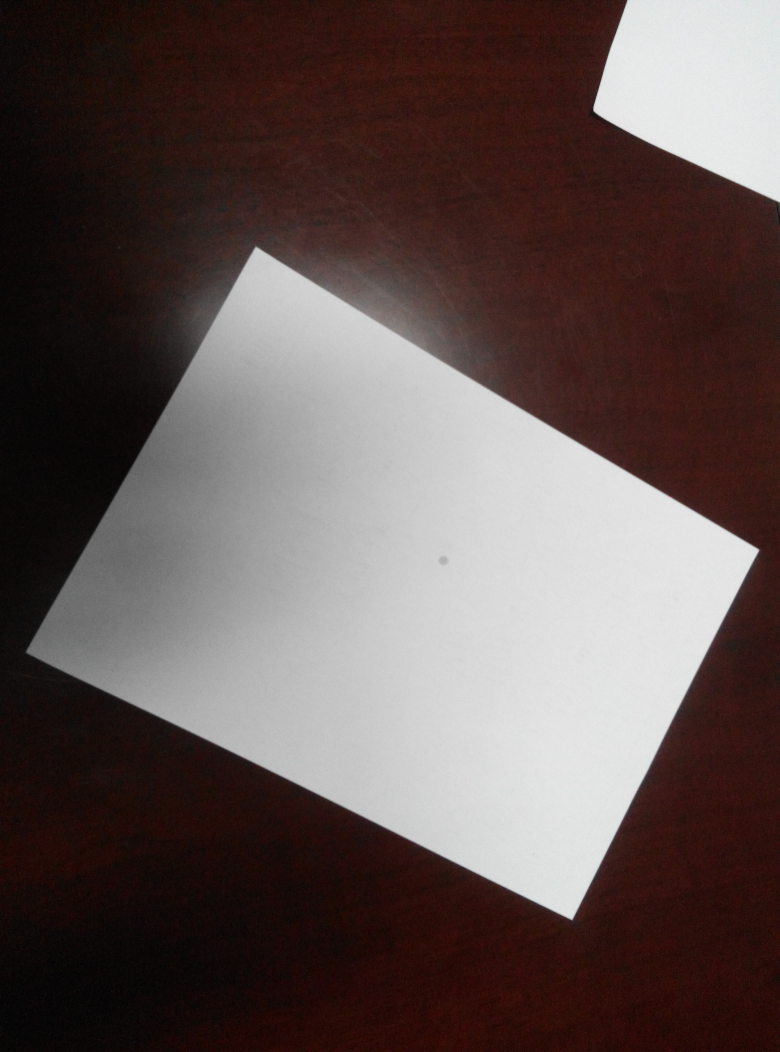
//> input picture ConsoleApplication1/ConsoleApplication1/4.jpg, 3120 x 4208 px (shown at 1/4 size)
$ ./skewCorrection 4.jpg   (built with g++ and OpenCV 4)
//> lines starting //> are read from the running program, lines starting //| are printed output that depends on the picture; after the words box and inside, x2 and y2 are one past the last pixel; in counts of white or black regions, pixels touching at a corner belong together
#include <iostream>
#include <cstdio>
#include <opencv2/imgproc/imgproc.hpp>
#include <opencv2/highgui/highgui.hpp>
#include <opencv2/opencv.hpp>
#include <cmath>

using namespace cv;
using namespace std;

// Store line info
struct myLine {
    double m; // Slope of the line
    double c; // Intercept of the line
    bool vertical; // True if the line is parallel to y-axis
};

// [9 lines of commented-out code are left out]
bool lineCmp(const Vec2f& a, const Vec2f& b) {
    double threshold = 0.1;
    if ( abs(a[1] - b[1]) < threshold ) {
        return a[0] < b[0];
    }
    return a[1] < b[1];
}

// Point comparison function
bool pointCmp(const Point2f& a, const Point2f& b) {
    return a.x + a.y < b.x + b.y;
}

// Ref: http://docs.opencv.org/2.4/doc/tutorials/introduction/linux_gcc_cmake/linux_gcc_cmake.html#linux-gcc-usage
int main(int argc, char* argv[]) {
    if ( argc != 2 ) {
        cout << "Please specify the path of the photo you want to test!" << endl;
        return -1;
    }

    Mat srcImg, dstImg, srcGray, srcBlur, edge;
    srcImg = imread(argv[1]);
//> srcImg is the input picture: 4208 rows x 3120 cols, CV_8UC3; mean B, G, R 80.4, 82.5, 95.9
    if ( !srcImg.data ) {
        cout << "No image data" << endl;
        return -1;
    }

    // Ref: http://docs.opencv.org/2.4/modules/imgproc/doc/geometric_transformations.html#resize
    resize(srcImg, srcImg, Size(), 0.2, 0.2);
//> srcImg: 842 rows x 624 cols, CV_8UC3

    // Ref: http://docs.opencv.org/2.4/doc/tutorials/imgproc/imgtrans/canny_detector/canny_detector.html
    // Transfrom to gray scale.
    cvtColor(srcImg, srcGray, CV_BGR2GRAY);
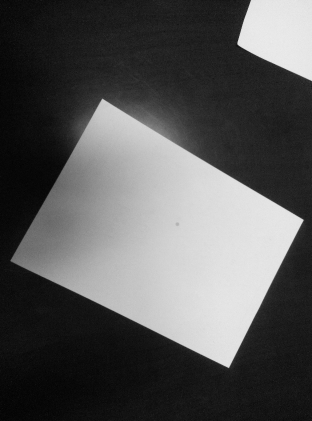
//> srcGray: 842 rows x 624 cols, CV_8UC1 (shown at 1/2 size); min 0, max 240, mean 86.2

    // Blur the image to erase some noise
    blur(srcGray, srcBlur, Size(3, 3));

    // Set threshold for Canny
    const int lowThreshold = 125;
    const int highThreshold = 500;
    const int kernel_size = 3;
    Canny(srcBlur, edge, lowThreshold, highThreshold, kernel_size);
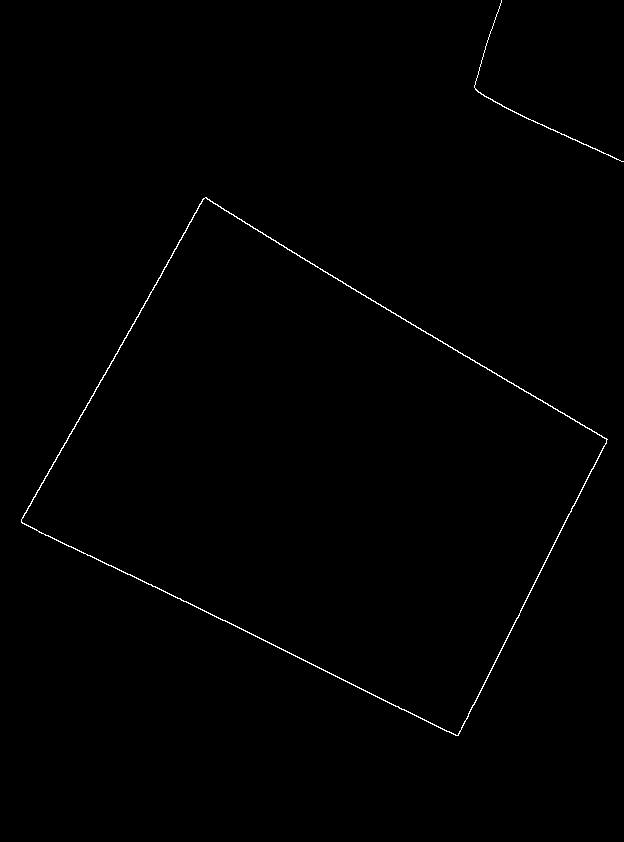
//> edge: 842 rows x 624 cols, CV_8UC1; 0.48% white in thin lines or dots, all inside (x1, y1, x2, y2) = (21, 0, 624, 736)

    // Ref: http://docs.opencv.org/2.4/doc/tutorials/imgproc/imgtrans/hough_lines/hough_lines.html
    // Set parameters for hough transform
    const float rho = 1;
    const float theta = CV_PI / 100;
    const int threshold = 97;
    vector<Vec2f> lines;
    vector<myLine> mls;

    HoughLines(edge, lines, rho, theta, threshold, 0, 0);
//> lines = 7 lines (rho, theta): [69, 2.1], [741, 0.47], [450, 2.04], [465, 2.01], [273, 0.5], [56, 2.14], [281, 0.53]
    // myHoughLines(edge, lines, rho, theta, threshold);

    // Sort lines based on theta
    sort(lines.begin(), lines.end(), lineCmp);
//> lines = 7 items: [273, 0.5], [281, 0.53], [741, 0.47], [69, 2.1], [450, 2.04], [465, 2.01], [56, 2.14]
    // Move lines with theta near 3.1 to the front
    int last = lines.size() - 1;
//> last = 6
    while ( lines[0][1] <= 0.1 && lines[last][1] >= 3.1 ) {
        vector<Vec2f>::iterator it = lines.begin() + 1;
        lines.insert(it, lines[last]);
        it = lines.end() - 1;
        lines.erase(it);
    }
//> this loop made 0 passes

    double rotationAngle = lines[0][1] * 180 / CV_PI;
//> rotationAngle = 28.8
    double rotationThreshold = 0.1;
    // Rotate 90 degree clockwise for horizontal papers, e.g. 2.jpg and 4.jpg
    if ( lines[0][1] > rotationThreshold ) {
        rotationAngle -= 90;
//> rotationAngle = -61.2
    }

    for ( size_t i = 0; i < lines.size(); i++ ) {
        float rho = lines[i][0], theta = lines[i][1];

        // Eliminate duplicates.
        const float deltaRho = 100;
        const float deltaTheta = 0.25;

        if ( i > 0 && abs(rho - lines[i - 1][0]) < deltaRho &&
            ( abs(CV_PI - (rho + lines[i - 1][0])) < deltaRho || abs(theta - lines[i - 1][1]) < deltaTheta ) ) {
            continue;
        }
        cout << "rho: " << rho << "  theta: " << theta << endl;

        // Produce two lines on the line
        Point pt1, pt2;
        double a = cos(theta), b = sin(theta);
        double x0 = a * rho, y0 = b * rho;
        pt1.x = cvRound(x0 + 1000 * (-b));
        pt1.y = cvRound(y0 + 1000 * (a));
        pt2.x = cvRound(x0 - 1000 * (-b));
        pt2.y = cvRound(y0 - 1000 * (a));
        // Draw red lines
        line(srcImg, pt1, pt2, Scalar(0, 0, 255), 3, CV_AA);

        struct myLine ml;
        // Deal with lines parallel to y-axis.
        if ( b == 0 ) {
            ml.vertical = 1;
            ml.c = rho;
            printf("Line equation: x = %lf\n", rho);
        } else {
            ml.vertical = 0;
            // m for slope and c for y-intercept
            double m = -a / b, c = rho / b;
            ml.m = m;
            ml.c = c;
            printf("Line equation: y = (%lfx) + (%lf)\n", m ,c);
        }

        mls.push_back(ml);
    }
//> this loop made 7 passes
//> (rho, theta, a, b, x0, y0, m, c) on passes 1, 3, 4, 5, 7: (273, 0.503, 0.876, 0.482, 239.2, 131.5, -1.82, 566.7), (741, 0.471, 0.891, 0.454, 660.2, 336.4, -1.96, 1632.2), (69, 2.1, -0.509, 0.861, -35.12, 59.39, 0.591, 80.16), (450, 2.04, -0.454, 0.891, -204.3, 401, 0.51, 505), (56, 2.14, -0.536, 0.844, -30.01, 47.28, 0.635, 66.32)
//> (printed output is left out)
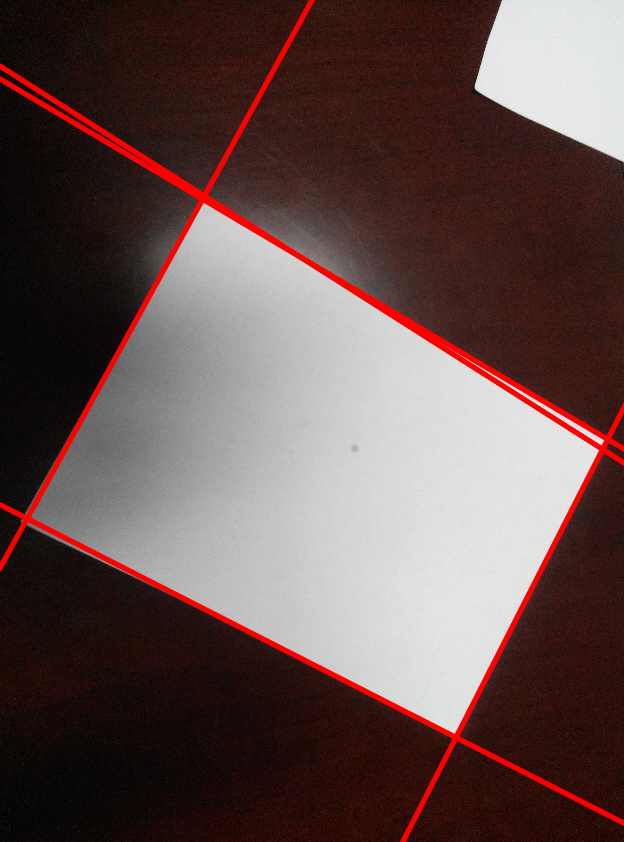
//> srcImg: 842 rows x 624 cols, CV_8UC3; mean B, G, R 77.3, 79.4, 100.5

    vector<Point2f> pts;
    // Calculate line-line intersection.
    // Ref: https://en.wikipedia.org/wiki/Line–line_intersection
    for ( int i = 0; i < 2; ++i ) {
        for ( int j = 2; j < 4; ++j ) {
            double a = mls[i].m, b = mls[j].m;
            double c = mls[i].c, d = mls[j].c;
            double x, y;
            // Slope = inf
            if ( mls[i].vertical == 1 ) {
                x = c;
                y = b * c + d;
            } else {
                x = (d - c) / (a - b);
                y = (a * d - b * c) / (a - b);
            }
            printf("Point: (%lf, %lf)\n", x, y);
            Point2f pt1;
            pt1.x = x;
            pt1.y = y;
            pts.push_back(pt1);
            // Draw blue points
            line(srcImg, pt1, pt1, Scalar(255, 0, 0), 12, CV_AA);
        }
    }
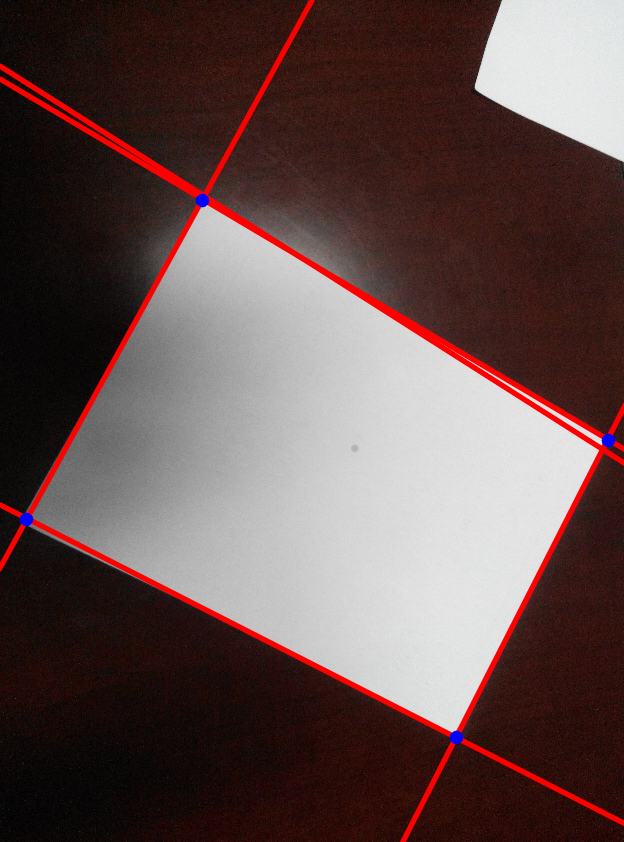
//> srcImg: 842 rows x 624 cols, CV_8UC3; 0.12% of pixels changed, all inside (x1, y1, x2, y2) = (19, 193, 616, 745)
//> after the loop, pts = 4 Points (x, y): [201.8, 199.5], [26.47, 518.5], [607.7, 439.6], [455.9, 737.4]

    // Calculate the center of the paper
    Point center;
    center.x = (pts[0].x + pts[1].x + pts[2].x + pts[3].x) / 4;
//> center = Point(322, 0)
    center.y = (pts[0].y + pts[1].y + pts[2].y + pts[3].y) / 4;
//> center = Point(322, 473)
    line(srcImg, center, center, Scalar(0, 255, 0), 12, CV_AA);
//> srcImg: 842 rows x 624 cols, CV_8UC3; 158 pixels changed, all inside (x1, y1, x2, y2) = (315, 466, 330, 481)

    Mat rotatedImg;
    Mat rotationMatrix;

    cout << "Rotation angle: " << rotationAngle << endl;
//| Rotation angle: -61.2

    // Ref: http://docs.opencv.org/2.4/doc/tutorials/imgproc/imgtrans/warp_affine/warp_affine.html
    rotationMatrix = getRotationMatrix2D(center, rotationAngle, 1);
//> rotationMatrix = [[0.482, -0.876, 581.4], [0.876, 0.482, -37.04]]
    warpAffine(srcImg, rotatedImg, rotationMatrix, rotatedImg.size() );
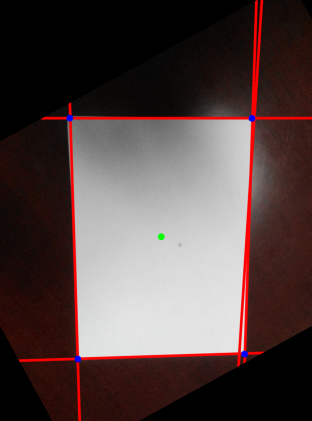
//> rotatedImg: 842 rows x 624 cols, CV_8UC3 (shown at 1/2 size); mean B, G, R 67, 68.2, 84.3
    // Map the points to the rotated image
    transform(pts, pts, rotationMatrix);
//> pts = 4 Points (x, y): [503.8, 236], [139.7, 236], [488.9, 707.2], [154.9, 717.7]

    if ( srcImg.rows < srcImg.cols ) {
        // Rotate 90 degree clockwise for horizontal papers and diminish their sizes
        const float scale = 0.7;
        rotationMatrix = getRotationMatrix2D(center, 90, scale);
        warpAffine(rotatedImg, rotatedImg, rotationMatrix, rotatedImg.size() );
        transform(pts, pts, rotationMatrix);
    }

    // Sort the points to determine the position of each point
    sort(pts.begin(), pts.end(), pointCmp);
//> pts = 4 Points (x, y): [139.7, 236], [503.8, 236], [154.9, 717.7], [488.9, 707.2]
    cout << "Four new points: " << endl;
    for ( int i = 0; i < pts.size(); ++i ) {
        cout << pts[i].x << ", " << pts[i].y << endl;
    }
//> this loop made 4 passes
//| 139.726, 235.96
//| 503.755, 235.96
//| 154.866, 717.729
//| 488.945, 707.23

    // Set standard points
    const int lx = 130;
    const int ly = 160;
    const int rx = 510;
    const int ry = 720;
    Point2f topLeft;
    topLeft.x = lx;
    topLeft.y = ly;
    Point2f topRight;
    topRight.x = rx;
    topRight.y = ly;
    Point2f bottomLeft;
    bottomLeft.x = lx;
    bottomLeft.y = ry;
    Point2f bottomRight;
    bottomRight.x = rx;
    bottomRight.y = ry;
    vector<Point2f> standardPoints;
    standardPoints.push_back(topLeft);
    standardPoints.push_back(topRight);
    standardPoints.push_back(bottomLeft);
    standardPoints.push_back(bottomRight);

    // Ref: http://docs.opencv.org/2.4/modules/imgproc/doc/geometric_transformations.html
    // Assertion failed: https://groups.google.com/forum/?fromgroups=#!topic/android-opencv/CPDMJsmYVBI
    Mat perspectiveMatrix;
    perspectiveMatrix = getPerspectiveTransform(pts, standardPoints);
//> perspectiveMatrix = [[0.963, -0.0517, 1.5], [-0.00994, 0.99, -79.63], [-6.21e-05, -0.000163, 1]]

    Mat perspectiveImg(800, 800, rotatedImg.type());
    warpPerspective(rotatedImg, perspectiveImg, perspectiveMatrix, perspectiveImg.size());
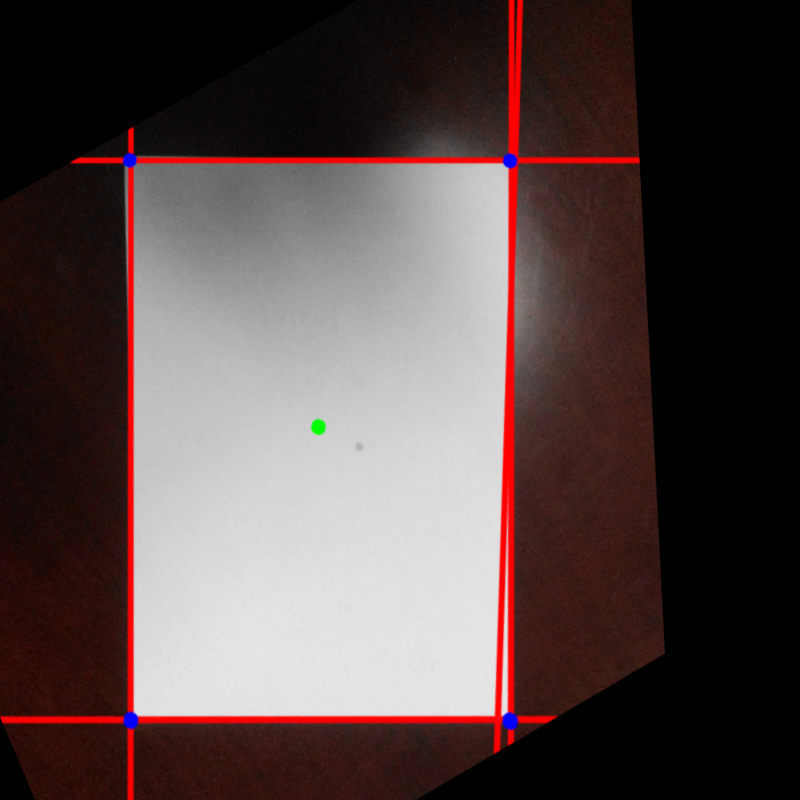
//> perspectiveImg: 800 rows x 800 cols, CV_8UC3; mean B, G, R 70.3, 71.3, 86.2

    imshow("Display Image", perspectiveImg);
    waitKey(0);
    return 0;
}

$ run again, with ConsoleApplication1/ConsoleApplication1/10.jpg copied over ConsoleApplication1/ConsoleApplication1/4.jpg
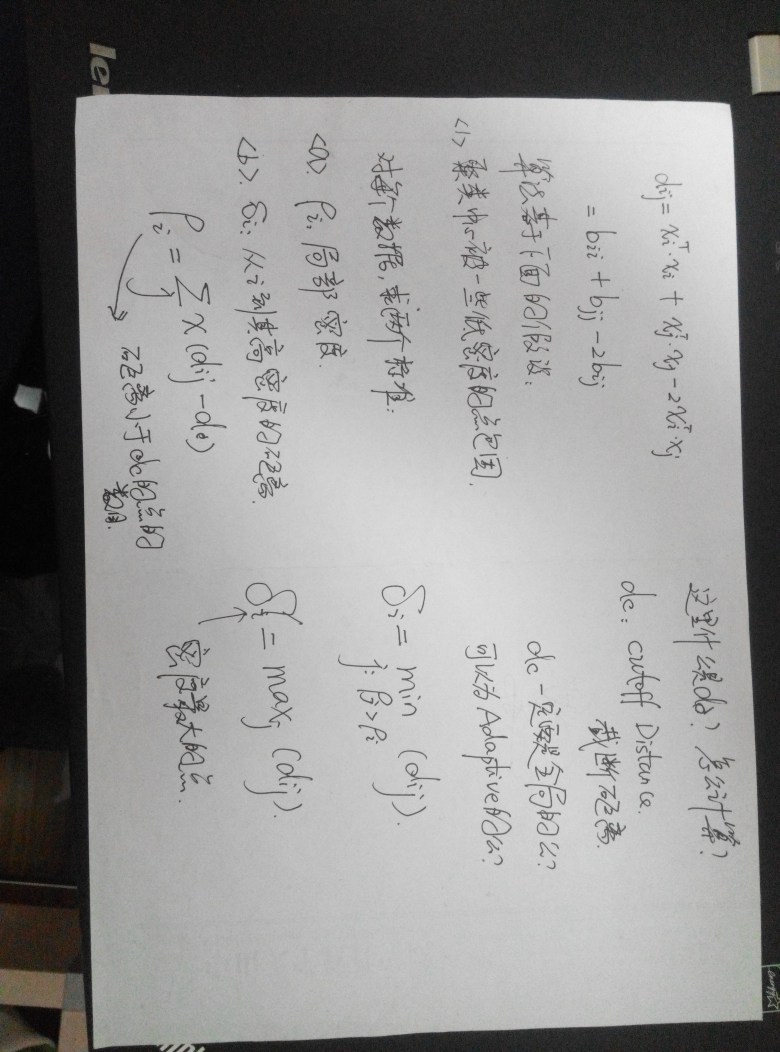
//> input picture ConsoleApplication1/ConsoleApplication1/10.jpg, 3120 x 4208 px (shown at 1/4 size)
//> srcImg is the input picture: 4208 rows x 3120 cols, CV_8UC3; mean B, G, R 147, 147.6, 147.9
//> `Canny(srcBlur, edge, lowThreshold, highThreshold, kernel_size);`:
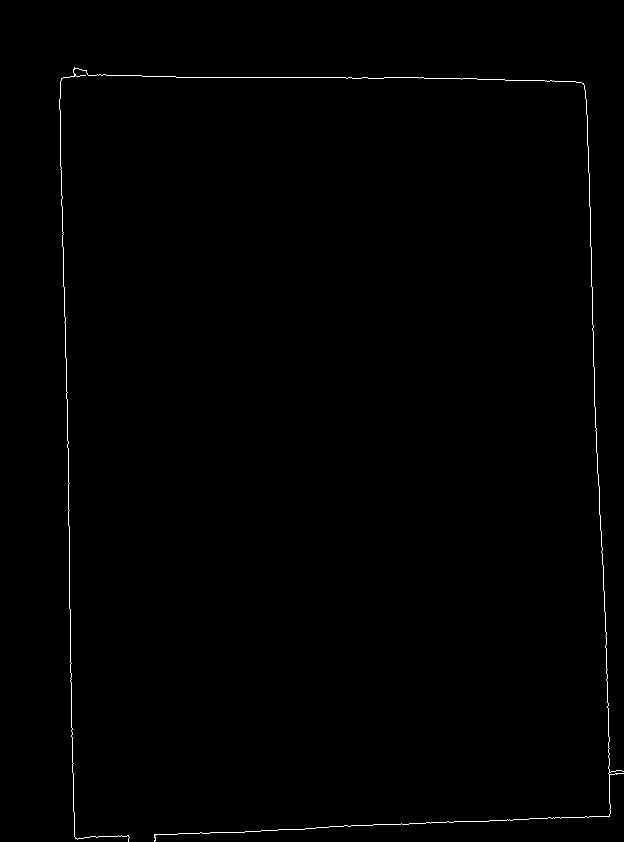
//> edge: 842 rows x 624 cols, CV_8UC1; 0.49% white in thin lines or dots, all inside (x1, y1, x2, y2) = (59, 67, 624, 842)
//> `HoughLines(edge, lines, rho, theta, threshold, 0, 0);`: lines = 8 lines (rho, theta): [-582, 3.11], [77, 1.57], [-585, 3.11], [-55, 3.11], [835, 1.54], [839, 1.54], [64, 1.6], [71, 1.6]
//> `sort(lines.begin(), lines.end(), lineCmp);`: lines = 8 items: [64, 1.6], [71, 1.6], [77, 1.57], [835, 1.54], [839, 1.54], [-585, 3.11], [-582, 3.11], [-55, 3.11]
//> last = 7
//> `double rotationAngle = lines[0][1] * 180 / CV_PI;`: rotationAngle = 91.8
//> `rotationAngle -= 90;`: rotationAngle = 1.8
//> the loop `for ( size_t i = 0; i < lines.size(); i++ )` made 8 passes
//> (rho, theta, a, b, x0, y0, m, c) on passes 1, 4, 6, 8: (64, 1.6, -0.0314, 1, -2.01, 63.97, 0.0314, 64.03), (835, 1.54, 0.0314, 1, 26.23, 834.6, -0.0314, 835.4), (-585, 3.11, -1, 0.0314, 584.7, -18.38, 31.82, -18624.2), (-55, 3.11, -1, 0.0314, 54.97, -1.73, 31.82, -1751)
//> (printed output is left out)
//> after the loop `for ( int i = 0; i < 2; ++i )`: pts = 4 Points (x, y): [587.9, 82.51], [57.1, 65.83], [610.9, 816.2], [81.2, 832.9]
//> `center.x = (pts[0].x + pts[1].x + pts[2].x + pts[3].x) / 4;`: center = Point(334, 0)
//> `center.y = (pts[0].y + pts[1].y + pts[2].y + pts[3].y) / 4;`: center = Point(334, 449)
//| Rotation angle: 1.80001
//> rotationMatrix = [[1, 0.0314, -13.94], [-0.0314, 1, 10.71]]
//> `transform(pts, pts, rotationMatrix);`: pts = 4 Points (x, y): [576.2, 74.71], [45.2, 74.71], [622.3, 807.3], [93.38, 840.6]
//> `sort(pts.begin(), pts.end(), pointCmp);`: pts = 4 Points (x, y): [45.2, 74.71], [576.2, 74.71], [93.38, 840.6], [622.3, 807.3]
//> the loop `for ( int i = 0; i < pts.size(); ++i )` made 4 passes
//| 45.1966, 74.7128
//| 576.245, 74.7128
//| 93.3829, 840.612
//| 622.337, 807.333
//> perspectiveMatrix = [[0.672, -0.0423, 102.4], [-0.013, 0.73, 105.6], [-8.16e-05, 5.13e-06, 1]]
//> `warpPerspective(rotatedImg, perspectiveImg, perspectiveMatrix, perspec..`:
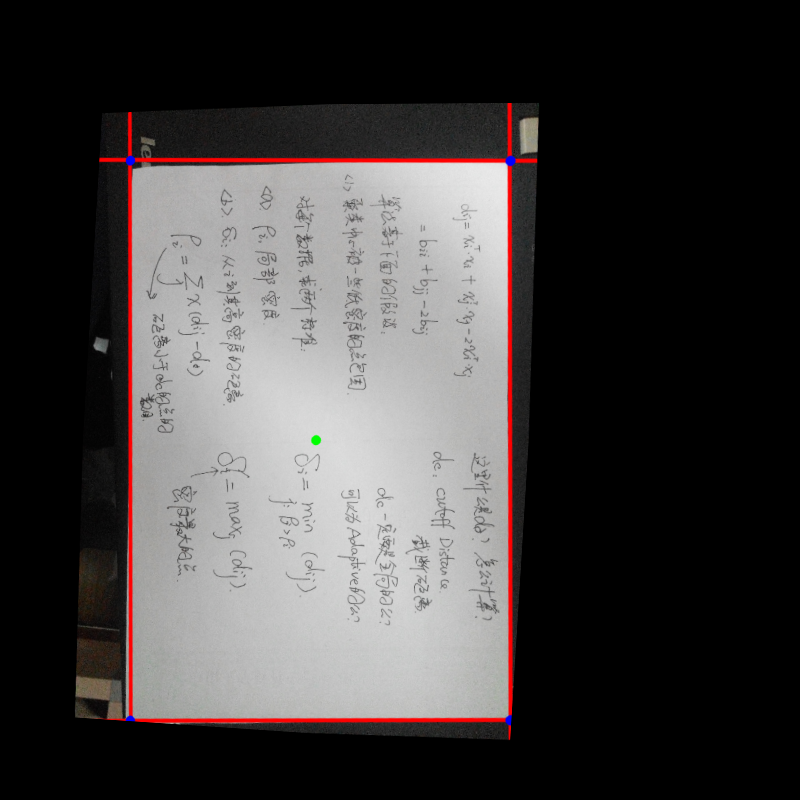
//> perspectiveImg: 800 rows x 800 cols, CV_8UC3; mean B, G, R 63.2, 63.4, 66.6
